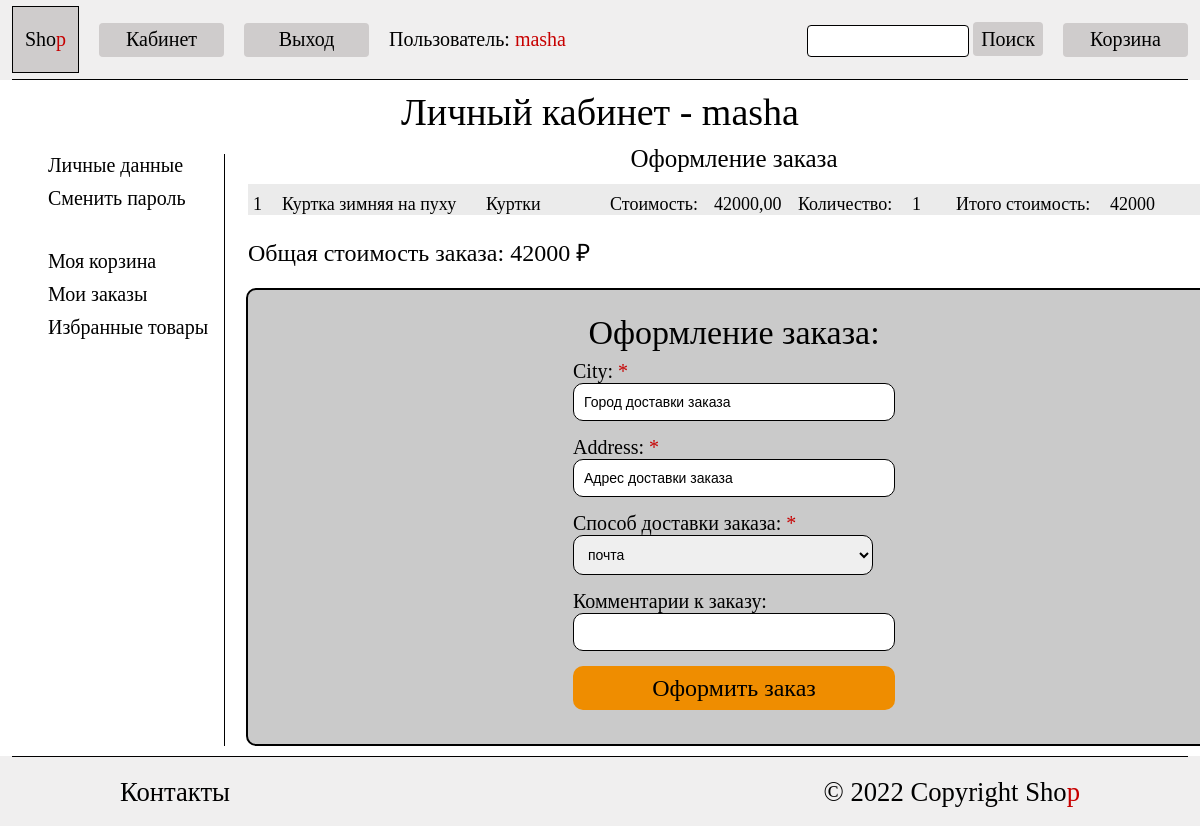
Page /auth/cabinet/ordering (signed in) on the committed database.
### shop/models.py (models this page shows, shortened)
class User(AbstractUser):
    email = models.EmailField(max_length=254, unique=True)
    favorite_product = models.ManyToManyField('Product',
                                              through='FavoriteProduct',
                                              related_name='favorite_product')
    shopping_cart = models.ManyToManyField(
        'Product',
        through='ShoppingCartProduct',
        related_name='shopping_cart'
    )
    def get_favorite_product(self):
        return ', '.join(
            self.favorite_product.all().values_list('name', flat=True)
        )
    get_favorite_product.short_description = 'Избранные товары'
    def get_shopping_cart(self):
        products = ShoppingCartProduct.objects.filter(user=self.id)
        return ", ".join((map(str, products)))
    get_shopping_cart.short_description = 'Товары в корзине'
    class Meta:
        verbose_name_plural = "Пользователи"
        verbose_name = "Пользователь"
        ordering = ["id"]
    def __str__(self):
        return self.username

class ShoppingCartProduct(models.Model):
    product = models.ForeignKey(Product, on_delete=models.CASCADE, related_name='cart')
    amount = models.PositiveSmallIntegerField(
        validators=[validate_above_zero],
        default=1,
        verbose_name='Количество товаров'
    )
    user = models.ForeignKey(User, on_delete=models.CASCADE)
    class Meta:
        verbose_name_plural = 'Товары в корзине'
        verbose_name = 'Товар в корзине'
        ordering = ['user']
        constraints = [
            models.UniqueConstraint(
                fields=['product', 'user'],
                name='unique_product_user'
            )
        ]

class Product(models.Model):
    name = models.CharField(max_length=100, verbose_name='Наименование товара')
    brand = models.ForeignKey(Brand,
                              on_delete=models.CASCADE,
                              related_name='products',
                              verbose_name='Бренд товара')
    description = models.TextField(verbose_name='Описание товара')
    category = models.ForeignKey(Category,
                                 on_delete=models.CASCADE,
                                 related_name='products',
                                 verbose_name='Категория товара')
    price = models.DecimalField(max_digits=12,
                                decimal_places=2,
                                verbose_name='Стоимость товара')
    image_preview = models.ImageField(
        upload_to='product/',
        validators=[validate_product_image_size, ],
        verbose_name='Изображение предпросмотр товара',
        help_text=mark_safe(f'<span style="color:red; font-size:14px;">'
                            f'Разрешение изображения должно быть: '
                            f'{settings.PRODUCT_PREVIEW_IMAGE_RESOLUTION[0]}*{settings.PRODUCT_PREVIEW_IMAGE_RESOLUTION[1]}'
                            f'</span>')
    )
    class Meta:
        verbose_name_plural = 'Товары'
        verbose_name = 'Товар'
        ordering = ['name']

class Category(models.Model):
    name = models.CharField(max_length=100, verbose_name='Имя категории')
    slug = models.SlugField(unique=True)
    image = models.ImageField(
        upload_to='category/',
        validators=[validate_category_image_size, ],
        verbose_name='Изображение категории',
        help_text=mark_safe(f'<span style="color:red; font-size:14px;">'
                            f'Разрешение изображения должно быть: '
                            f'{settings.CATEGORY_IMAGE_RESOLUTION[0]}*{settings.CATEGORY_IMAGE_RESOLUTION[1]}'
                            f'</span>')
    )
    parent_category = models.ForeignKey(
        'self',
        blank=True,
        null=True,
        on_delete=models.CASCADE,
        related_name='child_category')
    class Meta:
        verbose_name_plural = 'Категории товаров'
        verbose_name = 'Категория товара'
        ordering = ['name']
    def __str__(self):
        return self.name

### users/views.py (the view, shortened to what this page needs)
# urls.py: path('cabinet/ordering', ordering, name='ordering'),
@login_required
def ordering(request):
    products = ShoppingCartProduct.objects.filter(user=request.user)
    """получение общей стоимости заказа"""
    total_cost_order = products.annotate(total_cost=(F('product__price')*F('amount'))).aggregate(Sum('total_cost'))['total_cost__sum']
    template = 'users/ordering.html'
    form = OrderForm(request.POST or None)
    context = {'products': products,
               'total_cost_order': total_cost_order,
               'form': form}
    return render(request, template, context)

### users/forms.py
class OrderForm(ModelForm):
    class Meta:
        model = Order
        fields = ('city', 'address', 'shipping_method', 'comment')

### core/templatetags/form_filters.py (called while the page is built)
@register.filter
def addclass(field, css):
    return field.as_widget(attrs={'class': css})

### templates/users/ordering.html (shortened to what this page needs)
{% extends "base_cabinet.html" %}
{% load form_filters %}
{% block cabinet_data %}
<div class="cabinet_caption">Оформление заказа</div>
<div class="product_category">
      {% for product in products %}
        <a href="{% url 'shop:product' product.product.id %}" target="_blank">
            <div class="product_order_grid">
                <div class="product_cart_self padding_order">{{ forloop.counter }}</div>
                <div class="product_cart_self">{{ product.product.name }}</div>
                <div class="product_cart_self">{{ product.product.category }}</div>
                <div class="product_cart_self">Стоимость:</div>
                <div class="product_cart_self">{{ product.product.price }}</div>
                <div class="product_cart_self">Количество:</div>
                <div class="product_cart_self">{{ product.amount }}</div>
                <div class="product_cart_self">Итого стоимость:</div>
                <div class="product_cart_self">{% widthratio product.product.price 1 product.amount %}</div>
            </div>
        </a>
      {% endfor %}
      <div class="cost_order">Общая стоимость заказа: {{ total_cost_order }} ₽</div>
        <div class="order">
        <div class="order_block">
        <div class="login_title">Оформление заказа:</div>
        <form method="post" onsubmit="return confirm('Все данные правильные? Оформить заказ?')" action="{% url 'users:ordering' %}" class="login_form">
            {% for field in form %}
                <div>
                    <label for="{{ field.id_for_label }}">
                        {{ field.label }}: {% if field.field.required %}<span class="red_text">*</span>{% endif %}
                    </label>
                    <div>{{ field|addclass:'input_text_order' }}</div>
                </div>
            {% endfor %}
            <input type="submit" value="Оформить заказ" class="signup_button">
        </form>
        </div>
</div>
{% endblock %}

### templates/base_cabinet.html (shortened to what this page needs)
{% extends "base.html" %}
{% block content %}
<div class="caption">Личный кабинет - {{ user.username }}</div>
<div class="shop_main">
    <aside>
        {% include "includes/aside_cabinet.html" %}
    </aside>
    <div class="product_category">
        {% block cabinet_data %}{% endblock %}
    </div>
</div>
{% endblock %}

### templates/includes/header.html (shortened to what this page needs)
{% load static %}
<div class="header_flex">
    <div class="header_grid">
        <a href="{% url 'shop:index' %}"><div class="header_logo">
            <div>Sho<span class="red_text">p</span></div>
        </div></a>
        {% if user.is_authenticated %}
            <a href="{% url 'users:cabinet' %}"><div class="button_header">
                <div>Кабинет</div>
            </div></a>
            <form method="post" onsubmit="return confirm('Вы точно хотите выйти?')" action="{% url 'users:logout' %}">
                  <input type="submit" value="Выход" class="button_form">
            </form>
            <div class="text_user">Пользователь: <span class="red_text">{{ user }}</span></div>
        {% endif %}
    </div>
    <div class="header_grid">
        <form action="{% url 'shop:search_product' %}">
            <input type="text" class="input_search" name="q">
            <input type="submit" value="Поиск" class="button_search">
        </form>
        <a href="{% url 'users:shopping_cart' %}"><div class="button_header">Корзина</div></a>
    </div>
</div>
<div class="dividing_line"></div>

### static_dev/css/style.css (style rules this page uses)
* { margin: 0; padding: 0; }
body { height: 100vh; display: grid; grid-template-rows: auto 1fr auto; font-family: 'Minion Pro'; }
a { text-decoration: none; color: black; }
.header_flex { margin: 0px 1%; display: flex; justify-content: space-between; align-items: center; }
.header_grid { display: grid; grid-auto-flow: column; place-items: center stretch; grid-gap: 0 20px; }
.header_logo { display: grid; place-items: center; height: 65px; width: 65px; font-size: 20px; background-color: #cfcccc; border: 1px solid rgb(0, 0, 0); }
.text_user { font-size: 20px; }
.red_text { color: rgb(199, 0, 0); }
.button_header { display: grid; place-items: center; background-color: #cfcccc; width: 125px; height: 34px; font-size: 20px; border-radius: 4px; }
.button_search { font-family: 'Minion Pro'; border: 0px; background-color: #cfcccc; width: 70px; height: 34px; font-size: 20px; border-radius: 4px; }
.input_search { padding-left: 10px; width: 150px; height: 30px; font-size: 16px; border-radius: 4px; border: 1px solid rgb(0, 0, 0); }
.dividing_line { margin: 0 1%; height: 1px; background-color: black; }
.caption { text-align: center; font-size: 38px; margin: 10px 0; }
.shop_main { height: 80%; margin: 0px 4%; display: grid; grid-template-columns: 180px 1fr; }
aside { display: grid; grid-template-columns: 1fr 4px; justify-items: start; text-align: start; }
.product_category { justify-self: stretch; margin: 0px 10px; display: flex; flex-direction: column; gap: 10px 0px; }
.login_title { font-size: 34px; margin-bottom: 8px; }
.login_form { display: flex; flex-direction: column; text-align: left; gap: 15px; }
.signup_button { display: grid; place-items: center; background-color: #ef8d00; width: auto; size: 21px; height: 44px; font-family: 'Minion Pro'; font-size: 18pt; border-radius: 10px; border: 0px; }
.cabinet_caption { text-align: center; font-size: 25px; margin: 1px 0; }
.product_cart_self { margin: 0px 0px; }
.product_order_grid { background-color: #ebebeb; padding-top: 10px; padding-right: 10px; display: grid; grid-template-columns: 30px 200px 120px 100px 80px 110px 40px 150px 100px; font-size: 18px; grid-column-gap: 4px; }
.padding_order { padding-left: 5px; }
.button_form { display: grid; place-items: center; background-color: #cfcccc; width: 125px; height: 34px; font-size: 20px; border-radius: 4px; border: 0px solid rgb(0, 0, 0); font-family: 'Minion Pro'; }
.cost_order { margin-top: 10px; font-size: 24px; }
.order { display: flex; flex-direction: column; align-items: center; gap: 10px; margin: 10px 0; }
.order_block { display: grid; place-items: center; text-align: center; width: 100%; height: auto; padding: 24px 0px; background-color: #cacaca; font-size: 20px; border-radius: 10px; border: 2px solid rgb(0, 0, 0); padding-bottom: 34px; }
.input_text_order { width: 300px; border-radius: 10px; border: 1px solid rgb(0, 0, 0); padding: 10px; font-size: 14px; }

### rows in the picture
User: username "masha"
ShoppingCartProduct: product.name "Куртка зимняя на пуху", product.category "Куртки", product.price "42000,00", amount "1", product+amount "42000"

### other values in the picture
{{ total_cost_order }} "42000"
{{ field.label }} "City" "Address" "Способ доставки заказа" "Комментарии к заказу"
